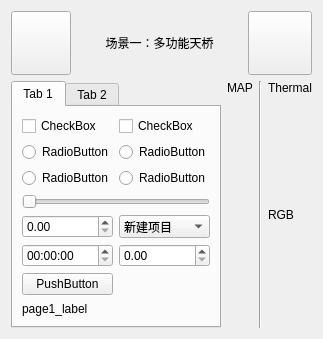
      <widget class="QWidget" name="page_1">
       <property name="mouseTracking">
        <bool>false</bool>
       </property>
       <property name="tabletTracking">
        <bool>false</bool>
       </property>
       <layout class="QGridLayout" name="gridLayout_5">
        <item row="0" column="0">
         <layout class="QGridLayout" name="gridLayout_4">
          <item row="1" column="4">
           <widget class="QLabel" name="label_Thermal_text">
            <property name="text">
             <string>Thermal</string>
            </property>
           </widget>
          </item>
          <item row="1" column="1">
           <widget class="QLabel" name="label_map_text_1">
            <property name="text">
             <string>MAP</string>
            </property>
           </widget>
          </item>
          <item row="0" column="0" colspan="5">
           <layout class="QHBoxLayout" name="horizontalLayout_2">
            <item>
             <widget class="QPushButton" name="button_back_1">
              <property name="enabled">
               <bool>true</bool>
              </property>
              <property name="sizePolicy">
               <sizepolicy hsizetype="Maximum" vsizetype="Maximum">
                <horstretch>0</horstretch>
                <verstretch>0</verstretch>
               </sizepolicy>
              </property>
              <property name="minimumSize">
               <size>
                <width>60</width>
                <height>40</height>
               </size>
              </property>
              <property name="maximumSize">
               <size>
                <width>100</width>
                <height>64</height>
               </size>
              </property>
              <property name="sizeIncrement">
               <size>
                <width>0</width>
                <height>200</height>
               </size>
              </property>
              <property name="baseSize">
               <size>
                <width>0</width>
                <height>0</height>
               </size>
              </property>
              <property name="styleSheet">
               <string notr="true"/>
              </property>
              <property name="text">
               <string/>
              </property>
             </widget>
            </item>
            <item>
             <widget class="QLabel" name="label_title_1">
              <property name="sizePolicy">
               <sizepolicy hsizetype="Expanding" vsizetype="Maximum">
                <horstretch>0</horstretch>
                <verstretch>0</verstretch>
               </sizepolicy>
              </property>
              <property name="maximumSize">
               <size>
                <width>16777215</width>
                <height>50</height>
               </size>
              </property>
              <property name="styleSheet">
               <string notr="true"/>
              </property>
              <property name="text">
               <string>场景一：多功能天桥</string>
              </property>
              <property name="alignment">
               <set>Qt::AlignCenter</set>
              </property>
              <property name="margin">
               <number>0</number>
              </property>
             </widget>
            </item>
            <item>
             <widget class="QPushButton" name="button_exit_1">
              <property name="sizePolicy">
               <sizepolicy hsizetype="Maximum" vsizetype="Maximum">
                <horstretch>0</horstretch>
                <verstretch>0</verstretch>
               </sizepolicy>
              </property>
              <property name="minimumSize">
               <size>
                <width>64</width>
                <height>64</height>
               </size>
              </property>
              <property name="maximumSize">
               <size>
                <width>64</width>
                <height>64</height>
               </size>
              </property>
              <property name="styleSheet">
               <string notr="true"/>
              </property>
              <property name="text">
               <string/>
              </property>
             </widget>
            </item>
           </layout>
          </item>
          <item row="2" column="1" rowspan="3">
           <widget class="QLabel" name="label_map_1">
            <property name="sizePolicy">
             <sizepolicy hsizetype="Expanding" vsizetype="Expanding">
              <horstretch>8</horstretch>
              <verstretch>0</verstretch>
             </sizepolicy>
            </property>
            <property name="text">
             <string/>
            </property>
            <property name="scaledContents">
             <bool>true</bool>
            </property>
           </widget>
          </item>
          <item row="2" column="4">
           <widget class="QLabel" name="label_hot_image">
            <property name="sizePolicy">
             <sizepolicy hsizetype="Expanding" vsizetype="Expanding">
              <horstretch>3</horstretch>
              <verstretch>0</verstretch>
             </sizepolicy>
            </property>
            <property name="maximumSize">
             <size>
              <width>500</width>
              <height>16777215</height>
             </size>
            </property>
            <property name="text">
             <string/>
            </property>
            <property name="scaledContents">
             <bool>true</bool>
            </property>
           </widget>
          </item>
          <item row="1" column="0" rowspan="4">
           <widget class="QTabWidget" name="tabWidget">
            <property name="sizePolicy">
             <sizepolicy hsizetype="Maximum" vsizetype="Expanding">
              <horstretch>0</horstretch>
              <verstretch>0</verstretch>
             </sizepolicy>
            </property>
            <property name="maximumSize">
             <size>
              <width>300</width>
              <height>16777215</height>
             </size>
            </property>
            <property name="currentIndex">
             <number>0</number>
            </property>
            <widget class="QWidget" name="tab">
             <attribute name="title">
              <string>Tab 1</string>
             </attribute>
             <layout class="QGridLayout" name="gridLayout_3">
              <item row="0" column="0">
               <widget class="QCheckBox" name="checkBox">
                <property name="sizePolicy">
                 <sizepolicy hsizetype="Expanding" vsizetype="Expanding">
                  <horstretch>0</horstretch>
                  <verstretch>0</verstretch>
                 </sizepolicy>
                </property>
                <property name="text">
                 <string>CheckBox</string>
                </property>
               </widget>
              </item>
              <item row="0" column="1">
               <widget class="QCheckBox" name="checkBox_2">
                <property name="sizePolicy">
                 <sizepolicy hsizetype="Expanding" vsizetype="Expanding">
                  <horstretch>0</horstretch>
                  <verstretch>0</verstretch>
                 </sizepolicy>
                </property>
                <property name="text">
                 <string>CheckBox</string>
                </property>
               </widget>
              </item>
              <item row="1" column="0">
               <widget class="QRadioButton" name="radioButton">
                <property name="sizePolicy">
                 <sizepolicy hsizetype="Minimum" vsizetype="Expanding">
                  <horstretch>0</horstretch>
                  <verstretch>0</verstretch>
                 </sizepolicy>
                </property>
                <property name="text">
                 <string>RadioButton</string>
                </property>
               </widget>
              </item>
              <item row="1" column="1">
               <widget class="QRadioButton" name="radioButton_4">
                <property name="sizePolicy">
                 <sizepolicy hsizetype="Minimum" vsizetype="Expanding">
                  <horstretch>0</horstretch>
                  <verstretch>0</verstretch>
                 </sizepolicy>
                </property>
                <property name="text">
                 <string>RadioButton</string>
                </property>
               </widget>
              </item>
              <item row="2" column="0">
               <widget class="QRadioButton" name="radioButton_2">
                <property name="sizePolicy">
                 <sizepolicy hsizetype="Minimum" vsizetype="Expanding">
                  <horstretch>0</horstretch>
                  <verstretch>0</verstretch>
                 </sizepolicy>
                </property>
                <property name="text">
                 <string>RadioButton</string>
                </property>
               </widget>
              </item>
              <item row="2" column="1">
               <widget class="QRadioButton" name="radioButton_3">
                <property name="sizePolicy">
                 <sizepolicy hsizetype="Minimum" vsizetype="Expanding">
                  <horstretch>0</horstretch>
                  <verstretch>0</verstretch>
                 </sizepolicy>
                </property>
                <property name="text">
                 <string>RadioButton</string>
                </property>
               </widget>
              </item>
              <item row="3" column="0" colspan="2">
               <widget class="QSlider" name="horizontalSlider">
                <property name="orientation">
                 <enum>Qt::Horizontal</enum>
                </property>
               </widget>
              </item>
              <item row="4" column="0">
               <widget class="QDoubleSpinBox" name="doubleSpinBox">
                <property name="sizePolicy">
                 <sizepolicy hsizetype="Expanding" vsizetype="Expanding">
                  <horstretch>0</horstretch>
                  <verstretch>0</verstretch>
                 </sizepolicy>
                </property>
               </widget>
              </item>
              <item row="4" column="1">
               <widget class="QComboBox" name="comboBox">
                <property name="sizePolicy">
                 <sizepolicy hsizetype="Expanding" vsizetype="Expanding">
                  <horstretch>0</horstretch>
                  <verstretch>0</verstretch>
                 </sizepolicy>
                </property>
                <item>
                 <property name="text">
                  <string>新建项目</string>
                 </property>
                </item>
                <item>
                 <property name="text">
                  <string>新建项目</string>
                 </property>
                </item>
                <item>
                 <property name="text">
                  <string>新建项目</string>
                 </property>
                </item>
                <item>
                 <property name="text">
                  <string>新建项目</string>
                 </property>
                </item>
                <item>
                 <property name="text">
                  <string>新建项目</string>
                 </property>
                </item>
               </widget>
              </item>
              <item row="5" column="0">
               <widget class="QTimeEdit" name="timeEdit">
                <property name="sizePolicy">
                 <sizepolicy hsizetype="Expanding" vsizetype="Expanding">
                  <horstretch>0</horstretch>
                  <verstretch>0</verstretch>
                 </sizepolicy>
                </property>
               </widget>
              </item>
              <item row="5" column="1">
               <widget class="QDoubleSpinBox" name="doubleSpinBox_2">
                <property name="sizePolicy">
                 <sizepolicy hsizetype="Expanding" vsizetype="Expanding">
                  <horstretch>0</horstretch>
                  <verstretch>0</verstretch>
                 </sizepolicy>
                </property>
               </widget>
              </item>
              <item row="6" column="0">
               <widget class="QPushButton" name="pushButton_2">
                <property name="sizePolicy">
                 <sizepolicy hsizetype="Minimum" vsizetype="Expanding">
                  <horstretch>0</horstretch>
                  <verstretch>0</verstretch>
                 </sizepolicy>
                </property>
                <property name="text">
                 <string>PushButton</string>
                </property>
               </widget>
              </item>
              <item row="7" column="0" colspan="2">
               <widget class="QLabel" name="label_4">
                <property name="sizePolicy">
                 <sizepolicy hsizetype="Expanding" vsizetype="Expanding">
                  <horstretch>0</horstretch>
                  <verstretch>0</verstretch>
                 </sizepolicy>
                </property>
                <property name="text">
                 <string>page1_label</string>
                </property>
               </widget>
              </item>
             </layout>
            </widget>
            <widget class="QWidget" name="tab_2">
             <attribute name="title">
              <string>Tab 2</string>
             </attribute>
            </widget>
           </widget>
          </item>
          <item row="3" column="4">
           <widget class="QLabel" name="label_RGB_text_1">
            <property name="text">
             <string>RGB</string>
            </property>
            <property name="margin">
             <number>0</number>
            </property>
           </widget>
          </item>
          <item row="4" column="4">
           <widget class="QLabel" name="label_rgb_image">
            <property name="sizePolicy">
             <sizepolicy hsizetype="Expanding" vsizetype="Expanding">
              <horstretch>3</horstretch>
              <verstretch>0</verstretch>
             </sizepolicy>
            </property>
            <property name="maximumSize">
             <size>
              <width>500</width>
              <height>16777215</height>
             </size>
            </property>
            <property name="text">
             <string/>
            </property>
            <property name="scaledContents">
             <bool>true</bool>
            </property>
           </widget>
          </item>
          <item row="1" column="2" rowspan="4" colspan="2">
           <widget class="Line" name="line">
            <property name="orientation">
             <enum>Qt::Vertical</enum>
            </property>
           </widget>
          </item>
         </layout>
        </item>
       </layout>
      </widget>
